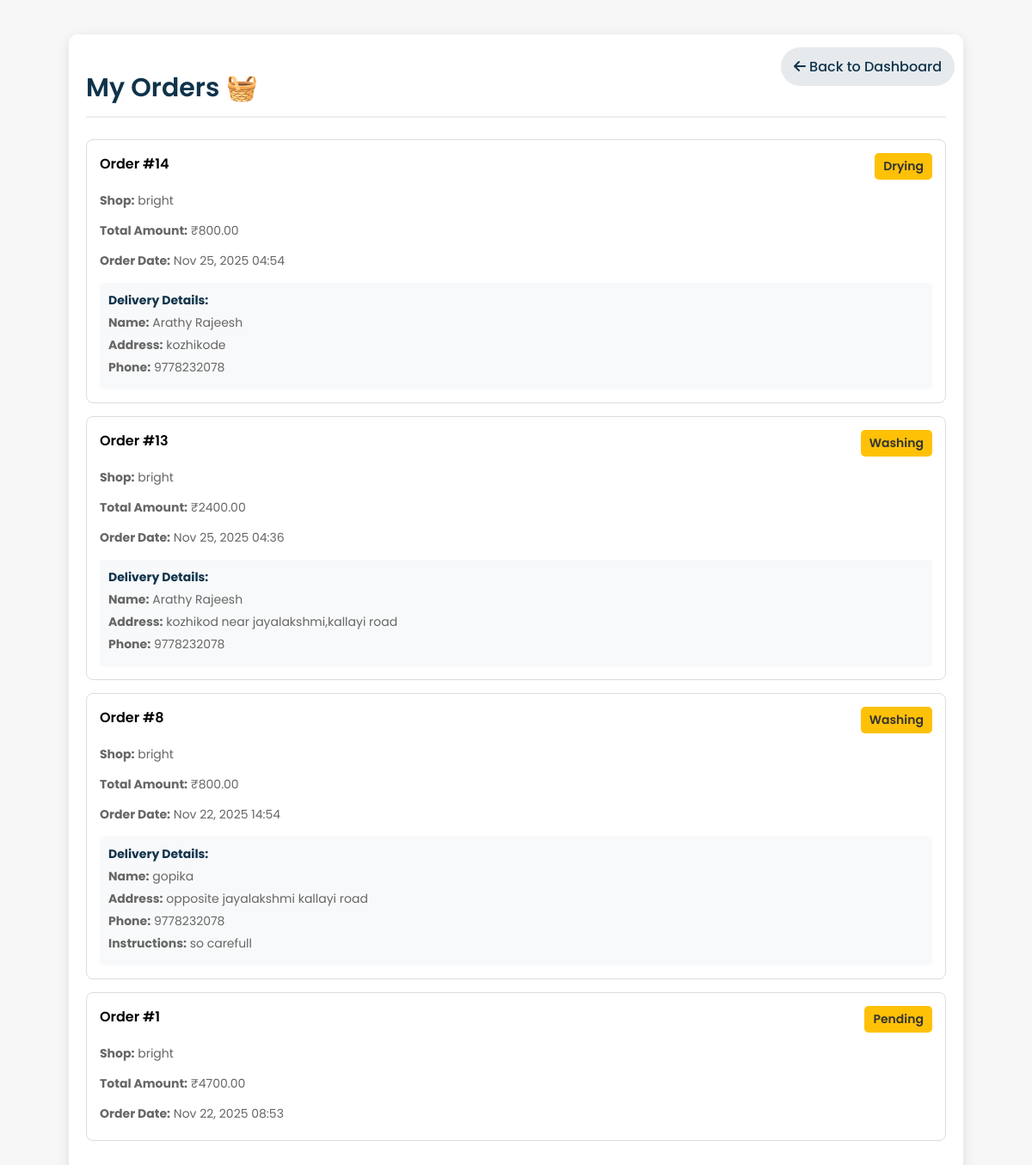
Before: /orders/ (signed in) with the older database file.
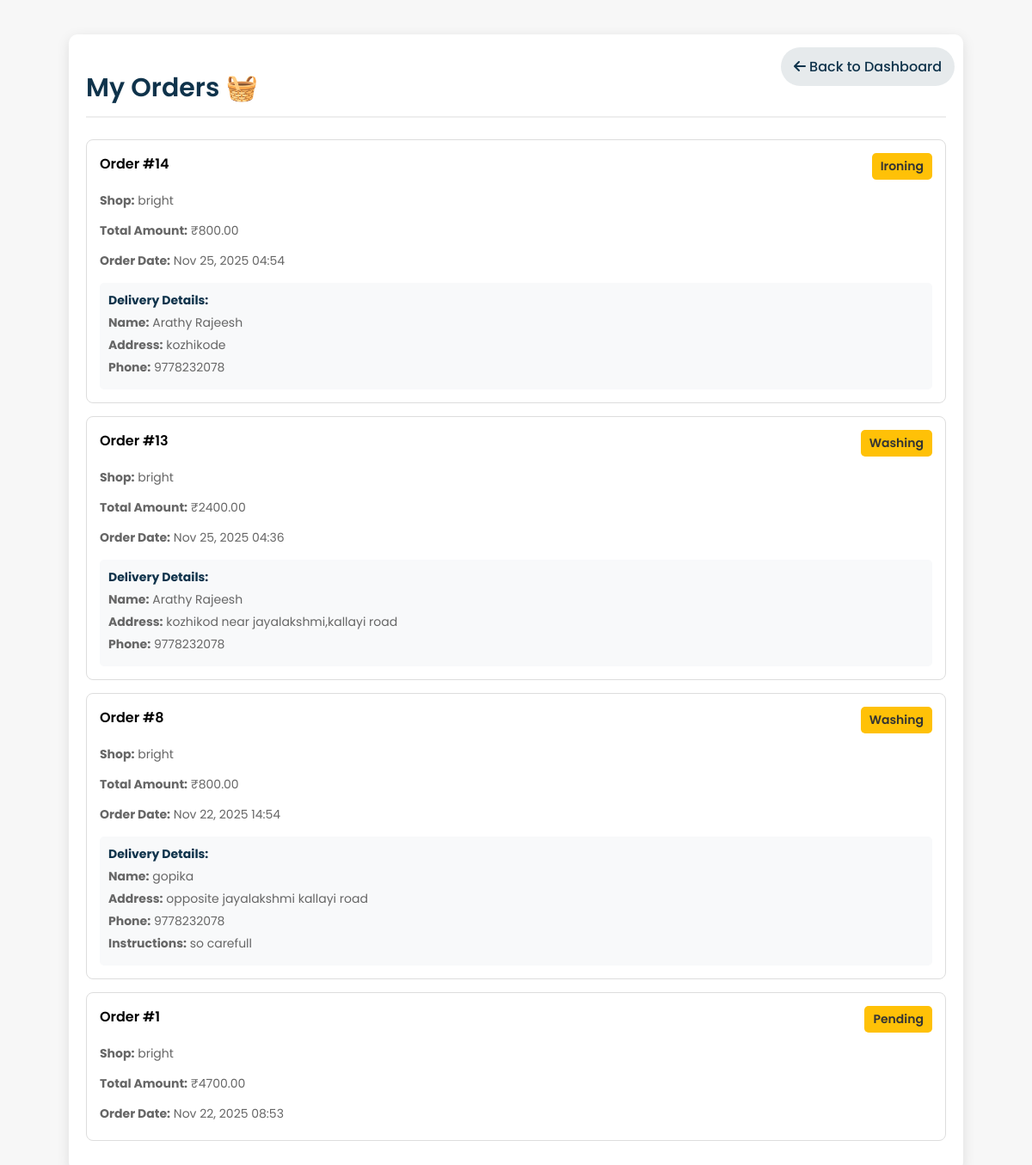
After: the same page with the newer database file.
### shop/models.py (models this page shows, shortened)
class Order(models.Model):
    STATUS_CHOICES = (
        ("Pending", "Pending"),
        ("Washing", "Washing"),
        ("Drying", "Drying"),
        ("Ironing", "Ironing"),
        ("Ready", "Ready for Pickup"),
        ("Completed", "Completed"),
    )
    user = models.ForeignKey(User, on_delete=models.CASCADE)
    shop = models.ForeignKey(LaundryShop, on_delete=models.SET_NULL, null=True)
    branch = models.ForeignKey('Branch', on_delete=models.SET_NULL, null=True, blank=True)
    cloth_status = models.CharField(max_length=20, choices=STATUS_CHOICES, default="Pending")
    amount = models.DecimalField(max_digits=10, decimal_places=2, default=0)
    created_at = models.DateTimeField(auto_now_add=True)
    delivery_name = models.CharField(max_length=255, blank=True, null=True)
    delivery_address = models.TextField(blank=True, null=True)
    delivery_phone = models.CharField(max_length=20, blank=True, null=True)
    special_instructions = models.TextField(blank=True, null=True)
    pickup_date = models.DateTimeField(blank=True, null=True)
    delivery_date = models.DateTimeField(blank=True, null=True)

class LaundryShop(models.Model):
    name = models.CharField(max_length=100, unique=True)
    email = models.EmailField(unique=True)
    password = models.CharField(max_length=128)
    address = models.TextField()
    city = models.CharField(max_length=100, blank=True, null=True)
    latitude = models.CharField(max_length=100, blank=True, null=True)
    longitude = models.CharField(max_length=100, blank=True, null=True)
    is_open = models.BooleanField(default=True)
    is_approved = models.BooleanField(default=False)
    phone = models.CharField(max_length=15)
    image = models.ImageField(upload_to="shops/", blank=True, null=True)
    created_at = models.DateTimeField(auto_now_add=True)

### shop/views.py (the view)
# urls.py: path("orders/", views.my_orders, name="orders"),
@login_required
def my_orders(request):
    user_orders = Order.objects.filter(user=request.user).order_by('-created_at')
    return render(request, 'orders.html', {'orders': user_orders})

### shop/templates/orders.html (shortened to what this page needs)
{% load static %}
<!DOCTYPE html>
<html lang="en">
<head>
    <link rel="stylesheet" href="https://cdnjs.cloudflare.com/ajax/libs/font-awesome/6.0.0-beta3/css/all.min.css">
</head>
<body>
    <div class="page-container">
        <a href="{% url 'dashboard' %}" class="back-btn">
            <i class="fas fa-arrow-left"></i> Back to Dashboard
        </a>
        <h1 class="page-header">My Orders 🧺</h1>
        {% if orders %}
            {% for order in orders %}
            <div class="order-card">
                <div class="order-header">
                    <span>Order #{{ order.id }}</span>
                    <span class="order-status
                        {% if order.cloth_status == 'Pending' %}status-processing
                        {% elif order.cloth_status == 'Completed' %}status-delivered
                        {% else %}status-processing{% endif %}">
                        {{ order.get_cloth_status_display }}
                    </span>
                </div>
                <div class="order-details">
                    <p><strong>Shop:</strong> {{ order.shop.name }}</p>
                    <p><strong>Total Amount:</strong> ₹{{ order.amount }}</p>
                    <p><strong>Order Date:</strong> {{ order.created_at|date:"M d, Y H:i" }}</p>
                    {% if order.delivery_name %}
                    <div style="margin-top: 15px; padding: 10px; background: #f8f9fa; border-radius: 5px;">
                        <p style="margin: 0; font-weight: bold; color: #0f334bff;">Delivery Details:</p>
                        <p style="margin: 5px 0;"><strong>Name:</strong> {{ order.delivery_name }}</p>
                        {% if order.delivery_address %}
                        <p style="margin: 5px 0;"><strong>Address:</strong> {{ order.delivery_address }}</p>
                        {% endif %}
                        {% if order.delivery_phone %}
                        <p style="margin: 5px 0;"><strong>Phone:</strong> {{ order.delivery_phone }}</p>
                        {% endif %}
                        {% if order.special_instructions %}
                        <p style="margin: 5px 0;"><strong>Instructions:</strong> {{ order.special_instructions }}</p>
                        {% endif %}
                    </div>
                    {% endif %}
                </div>
            </div>
            {% endfor %}
        {% else %}
            <div class="order-card">
                <div class="order-details">
                    <p style="text-align: center; color: #666;">No orders found. <a href="{% url 'dashboard' %}" style="color: #0f334bff;">Start shopping</a></p>
                </div>
            </div>
        {% endif %}
    </div>
</body>
</html>

Changed rows visible on the page:
changed Order "kozhikode": cloth_status "Drying" → "Ironing"
